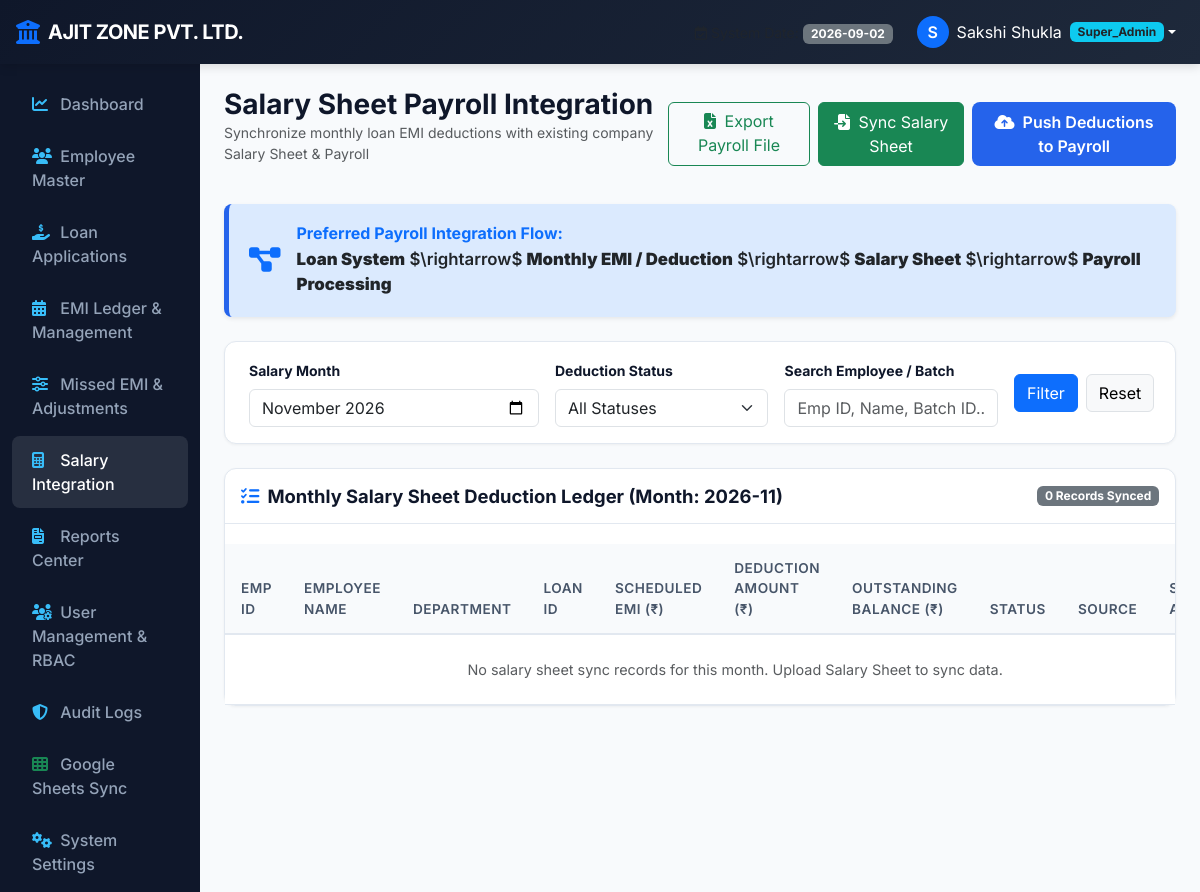
/salary-sync (signed in), run on the app's committed database.
### models.py (models this page shows, shortened)
class SystemSetting(db.Model):
    __tablename__ = 'system_settings'
    id = db.Column(db.Integer, primary_key=True)
    key = db.Column(db.String(64), unique=True, nullable=False)
    value = db.Column(db.Text, nullable=True)
    description = db.Column(db.String(256), nullable=True)
    updated_at = db.Column(db.DateTime, default=datetime.utcnow, onupdate=datetime.utcnow)

class User(db.Model):
    __tablename__ = 'users'
    id = db.Column(db.Integer, primary_key=True)
    username = db.Column(db.String(64), unique=True, nullable=False, index=True)
    password_hash = db.Column(db.String(256), nullable=False)
    full_name = db.Column(db.String(128), nullable=False)
    email = db.Column(db.String(128), nullable=True)
    role = db.Column(db.String(32), nullable=False, default='HR')
    employee_id = db.Column(db.Integer, db.ForeignKey('employees.id'), nullable=True)
    permissions = db.Column(db.Text, nullable=True)
    is_primary_superadmin = db.Column(db.Boolean, default=False)
    is_active = db.Column(db.Boolean, default=True)
    created_at = db.Column(db.DateTime, default=datetime.utcnow)
    employee = db.relationship('Employee', foreign_keys=[employee_id], backref='user_account', uselist=False)
    def is_superadmin(self):
        return self.role == 'Super_Admin' or self.is_primary_superadmin
    def has_permission(self, module, action):
        if self.is_superadmin():
            return True

### routes/salary_route.py (the view)
@salary_bp.route('/salary-sync', methods=['GET'])
@login_required
@permission_required('salary', 'view_all')
def index():
    month_filter = request.args.get('month', date.today().strftime('%Y-%m')).strip()
    status_filter = request.args.get('status', '').strip()
    search_q = request.args.get('q', '').strip()
    query = SalarySheetSync.query.join(Employee)
    if month_filter:
        query = query.filter(SalarySheetSync.salary_month == month_filter)
    if status_filter:
        query = query.filter(SalarySheetSync.deduction_status == status_filter)
    if search_q:
        query = query.filter(
            (Employee.name.ilike(f'%{search_q}%')) |
            (Employee.emp_id.ilike(f'%{search_q}%')) |
            (SalarySheetSync.sync_batch_id.ilike(f'%{search_q}%'))
        )
    sync_items = query.order_by(SalarySheetSync.synced_at.desc()).all()
    batches = db.session.query(SalarySheetSync.sync_batch_id, SalarySheetSync.synced_at, SalarySheetSync.salary_month).distinct().order_by(SalarySheetSync.synced_at.desc()).limit(10).all()
    return render_template('salary/index.html', items=sync_items, batches=batches, selected_month=month_filter, selected_status=status_filter, search_q=search_q)

### templates/salary/index.html (shortened to what this page needs)
{% extends 'base.html' %}
{% block content %}
<div class="d-flex justify-content-between align-items-center mb-4">
    <div>
        <h3 class="fw-bold mb-0">Salary Sheet Payroll Integration</h3>
        <p class="text-muted small">Synchronize monthly loan EMI deductions with existing company Salary Sheet & Payroll</p>
    </div>
    <div class="d-flex gap-2">
        {% if has_perm('salary', 'export') or is_superadmin() %}
        <a href="{{ url_for('salary.export_salary_deductions', month=selected_month) }}" class="btn btn-outline-success">
            <i class="fa-solid fa-file-excel me-1"></i> Export Payroll File
        </a>
        {% endif %}
        {% if has_perm('salary', 'import') or is_superadmin() %}
        <button type="button" class="btn btn-success" data-bs-toggle="modal" data-bs-target="#uploadSalaryModal">
            <i class="fa-solid fa-file-import me-1"></i> Sync Salary Sheet
        </button>
        {% endif %}
        {% if has_perm('salary', 'manage') or is_superadmin() %}
        <form method="POST" action="{{ url_for('salary.push_deductions') }}" class="d-inline">
            <button type="submit" class="btn btn-brand">
                <i class="fa-solid fa-cloud-arrow-up me-1"></i> Push Deductions to Payroll
            </button>
        </form>
        {% endif %}
    </div>
</div>
<div class="notice-highlight-box shadow-sm mb-4">
    <div class="d-flex align-items-center">
        <i class="fa-solid fa-diagram-project fs-3 me-3 text-primary"></i>
        <div>
            <h6 class="fw-bold mb-1 text-primary">Preferred Payroll Integration Flow:</h6>
            <p class="mb-0 text-dark small">
                <strong>Loan System</strong> $\rightarrow$ <strong>Monthly EMI / Deduction</strong> $\rightarrow$ <strong>Salary Sheet</strong> $\rightarrow$ <strong>Payroll Processing</strong>
            </p>
        </div>
    </div>
</div>
<div class="content-card mb-4 py-3">
    <form method="GET" action="{{ url_for('salary.index') }}" class="row g-3 align-items-center">
        <div class="col-md-4">
            <label class="form-label small fw-bold">Salary Month</label>
            <input type="month" name="month" class="form-control" value="{{ selected_month }}" onchange="this.form.submit()">
        </div>
        <div class="col-md-3">
            <label class="form-label small fw-bold">Deduction Status</label>
            <select name="status" class="form-select" onchange="this.form.submit()">
                <option value="">All Statuses</option>
            </select>
        </div>
        <div class="col-md-3">
            <label class="form-label small fw-bold">Search Employee / Batch</label>
            <input type="text" name="q" class="form-control" placeholder="Emp ID, Name, Batch ID..." value="{{ search_q }}">
        </div>
        <div class="col-md-2 d-flex align-items-end gap-2">
            <button type="submit" class="btn btn-primary w-100">Filter</button>
            <a href="{{ url_for('salary.index') }}" class="btn btn-light border">Reset</a>
        </div>
    </form>
</div>
<div class="content-card p-0">
    <div class="card-header-flex px-3 pt-3">
        <h5 class="card-title-main"><i class="fa-solid fa-list-check me-2 text-primary"></i>Monthly Salary Sheet Deduction Ledger (Month: {{ selected_month }})</h5>
        <span class="badge bg-secondary">{{ items | length }} Records Synced</span>
    </div>
    <div class="table-responsive">
        <table class="table table-custom">
            <thead>
                <tr>
                    <th>Emp ID</th>
                    <th>Employee Name</th>
                    <th>Department</th>
                    <th>Loan ID</th>
                    <th>Scheduled EMI (₹)</th>
                    <th>Deduction Amount (₹)</th>
                    <th>Outstanding Balance (₹)</th>
                    <th>Status</th>
                    <th>Source</th>
                    <th>Synced At</th>
                </tr>
            </thead>
            <tbody>
                {% for it in items %}
                <tr>
                    <td class="fw-bold text-primary">{{ it.employee.emp_id }}</td>
                    <td class="fw-bold">{{ it.employee.name }}</td>
                    <td><span class="badge bg-light text-dark border">{{ it.employee.department }}</span></td>
                    <td class="fw-bold">
                        {% if it.loan %}
                        <a href="{{ url_for('loan.view_loan', loan_id=it.loan_id) }}" class="text-decoration-none">{{ it.loan.loan_id }}</a>
                        {% else %}
                        <span class="text-muted">-</span>
                        {% endif %}
                    </td>
                    <td>{{ it.emi_amount | inr }}</td>
                    <td class="fw-bold text-success">{{ it.deduction_amount | inr }}</td>
                    <td class="fw-bold text-danger">{{ it.outstanding_balance | inr }}</td>
                    <td>
                        {% set st_clr = 'warning' %}
                        {% if it.deduction_status == 'Processed' %}{% set st_clr = 'success' %}
                        {% elif it.deduction_status == 'Partially Deducted' %}{% set st_clr = 'info' %}
                        {% elif it.deduction_status == 'Failed' %}{% set st_clr = 'danger' %}{% endif %}
                        <span class="badge bg-{{ st_clr }}">{{ it.deduction_status }}</span>
                    </td>
                    <td><small class="text-muted">{{ it.sync_source }}</small></td>
                    <td><small class="text-muted">{{ it.synced_at | datefmt('%d-%b %H:%M') }}</small></td>
                </tr>
                {% else %}
                <tr><td colspan="10" class="text-center text-muted py-4">No salary sheet sync records for this month. Upload Salary Sheet to sync data.</td></tr>
                {% endfor %}
            </tbody>
        </table>
    </div>
</div>
{% endblock %}

### templates/base.html (shortened to what this page needs)
<!DOCTYPE html>
<html lang="en">
<head>
    <link href="https://cdn.jsdelivr.net/npm/bootstrap@5.3.0/dist/css/bootstrap.min.css" rel="stylesheet">
    <link href="https://cdnjs.cloudflare.com/ajax/libs/font-awesome/6.4.0/css/all.min.css" rel="stylesheet">
    <link href="{{ url_for('static', filename='css/custom.css') }}" rel="stylesheet">
</head>
<body>
    {% if session.get('user_id') %}
    <nav class="navbar navbar-expand-lg bg-brand-header navbar-dark sticky-top">
        <div class="container-fluid px-3">
            <a class="navbar-brand d-flex align-items-center" href="{{ url_for('dashboard.index') }}">
                <i class="fa-solid fa-building-columns text-primary me-2 fs-4"></i>
                <span class="navbar-brand-title">{{ COMPANY_NAME }}</span>
            </a>
            <div class="collapse navbar-collapse" id="navbarMain">
                <ul class="navbar-nav ms-auto align-items-center">
                    <li class="nav-item me-3 text-light">
                        <small class="text-muted"><i class="fa-regular fa-calendar-check me-1"></i>System Date:</small>
                        <span class="badge bg-secondary">2026-09-02</span>
                    </li>
                    <li class="nav-item dropdown">
                        <a class="nav-link dropdown-toggle d-flex align-items-center text-white" href="#" id="userDropdown" role="button" data-bs-toggle="dropdown">
                            <div class="bg-primary text-white rounded-circle d-flex align-items-center justify-content-center me-2" style="width: 32px; height: 32px; font-weight: 600;">
                                {{ session.get('full_name', 'U')[0] }}
                            </div>
                            <span>{{ session.get('full_name') }}</span>
                            <span class="badge bg-info ms-2 text-dark">{{ session.get('user_role') }}</span>
                        </a>
                    </li>
                </ul>
            </div>
        </div>
    </nav>
    <div class="container-fluid">
        <div class="row">
            <nav class="col-md-3 col-lg-2 d-md-block main-sidebar collapse">
                <div class="position-sticky">
                    <ul class="nav flex-column">
                        {% if has_perm('dashboard', 'view_all') or is_superadmin() %}
                        <li class="nav-item">
                            <a class="nav-link {% if request.endpoint == 'dashboard.index' %}active{% endif %}" href="{{ url_for('dashboard.index') }}">
                                <i class="fa-solid fa-chart-line"></i> Dashboard
                            </a>
                        </li>
                        {% endif %}
                        {% if has_perm('employees', 'view_all') or has_perm('employees', 'view_own') or is_superadmin() %}
                        <li class="nav-item">
                            <a class="nav-link {% if 'employee' in request.endpoint %}active{% endif %}" href="{{ url_for('employee.index') }}">
                                <i class="fa-solid fa-users"></i> Employee Master
                            </a>
                        </li>
                        {% endif %}
                        {% if has_perm('loan_applications', 'view_all') or has_perm('loan_applications', 'view_own') or has_perm('loan_applications', 'add') or is_superadmin() %}
                        <li class="nav-item">
                            <a class="nav-link {% if 'loan' in request.endpoint %}active{% endif %}" href="{{ url_for('loan.index') }}">
                                <i class="fa-solid fa-hand-holding-dollar"></i> Loan Applications
                            </a>
                        </li>
                        {% endif %}
                        {% if has_perm('emi', 'view_all') or has_perm('emi', 'view_own') or is_superadmin() %}
                        <li class="nav-item">
                            <a class="nav-link {% if 'emi.management' in request.endpoint %}active{% endif %}" href="{{ url_for('emi.management') }}">
                                <i class="fa-solid fa-calendar-days"></i> EMI Ledger & Management
                            </a>
                        </li>
                        {% endif %}
                        {% if has_perm('adjustments', 'view_all') or has_perm('adjustments', 'view_own') or is_superadmin() %}
                        <li class="nav-item">
                            <a class="nav-link {% if 'emi.adjustments' in request.endpoint %}active{% endif %}" href="{{ url_for('emi.adjustments') }}">
                                <i class="fa-solid fa-sliders"></i> Missed EMI & Adjustments
                            </a>
                        </li>
                        {% endif %}
                        {% if has_perm('salary', 'view_all') or is_superadmin() %}
                        <li class="nav-item">
                            <a class="nav-link {% if 'salary' in request.endpoint %}active{% endif %}" href="{{ url_for('salary.index') }}">
                                <i class="fa-solid fa-calculator"></i> Salary Integration
                            </a>
                        </li>
                        {% endif %}
                        {% if has_perm('reports', 'view_all') or has_perm('reports', 'view_own') or is_superadmin() %}
                        <li class="nav-item">
                            <a class="nav-link {% if 'reports' in request.endpoint %}active{% endif %}" href="{{ url_for('reports.index') }}">
                                <i class="fa-solid fa-file-invoice"></i> Reports Center
                            </a>
                        </li>
                        {% endif %}
                        {% if has_perm('user_mgmt', 'view_all') or is_superadmin() %}
                        <li class="nav-item">
                            <a class="nav-link {% if 'user_mgmt' in request.endpoint %}active{% endif %}" href="{{ url_for('user_mgmt.index') }}">
                                <i class="fa-solid fa-users-gear"></i> User Management & RBAC
                            </a>
                        </li>
                        {% endif %}
                        {% if has_perm('audit_logs', 'view_all') or is_superadmin() %}
                        <li class="nav-item">
                            <a class="nav-link {% if 'audit' in request.endpoint %}active{% endif %}" href="{{ url_for('audit.index') }}">
                                <i class="fa-solid fa-shield-halved"></i> Audit Logs
                            </a>
                        </li>
                        {% endif %}
                        {% if has_perm('settings', 'view_all') or has_perm('settings', 'manage') or is_superadmin() %}
                        <li class="nav-item">
                            <a class="nav-link {% if 'google_sheets' in request.endpoint %}active{% endif %}" href="{{ url_for('google_sheets.index') }}">
                                <i class="fa-solid fa-table-cells text-success"></i> Google Sheets Sync
                            </a>
                        </li>
                        <li class="nav-item">
                            <a class="nav-link {% if 'settings' in request.endpoint and 'google_sheets' not in request.endpoint %}active{% endif %}" href="{{ url_for('settings.index') }}">
                                <i class="fa-solid fa-gears"></i> System Settings
                            </a>
                        </li>
                        {% endif %}
                    </ul>
                </div>
            </nav>
            <main class="col-md-9 ms-sm-auto col-lg-10 px-md-4 py-4">
                {% block content %}{% endblock %}
            </main>
        </div>
    </div>
    {% else %}
        {% block login_content %}{% endblock %}
    {% endif %}
</body>
</html>

### data on the page
SystemSetting: value "AJIT ZONE PVT. LTD."
User: get "Sakshi Shukla", get "Super_Admin"

### other printed values
{{ session.get('full_name', 'U')[0] }} "S"
{{ selected_month }} "2026-11"
{{ items | length }} "0"
